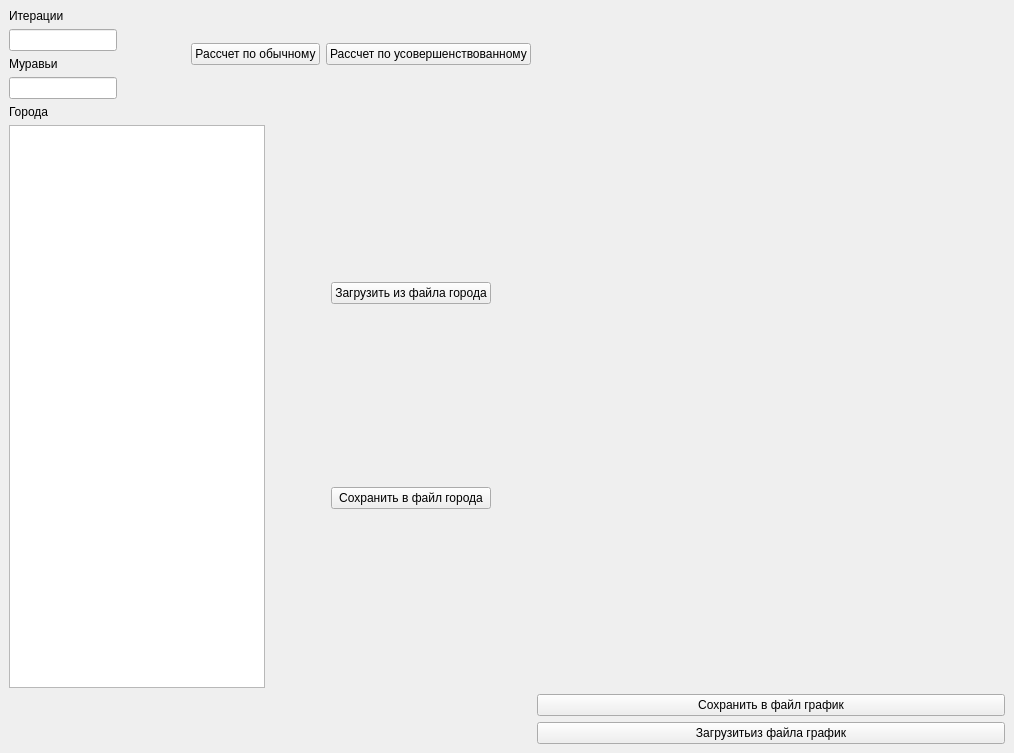
<?xml version="1.0" encoding="UTF-8"?>
<ui version="4.0">
 <class>MainWindow</class>
 <widget class="QMainWindow" name="MainWindow">
  <property name="geometry">
   <rect>
    <x>0</x>
    <y>0</y>
    <width>1014</width>
    <height>753</height>
   </rect>
  </property>
  <property name="windowTitle">
   <string>Демонстрация Qt5</string>
  </property>
  <widget class="QWidget" name="widget_central">
   <layout class="QVBoxLayout" name="vertical_layout">
    <item>
     <layout class="QGridLayout" name="gridLayout">
      <item row="9" column="5">
       <layout class="QVBoxLayout" name="verticalLayout_4"/>
      </item>
      <item row="9" column="3">
       <layout class="QVBoxLayout" name="verticalLayout_5"/>
      </item>
      <item row="8" column="2">
       <widget class="QPushButton" name="pushButton_2">
        <property name="text">
         <string>Загрузитьиз файла график</string>
        </property>
       </widget>
      </item>
      <item row="2" column="0">
       <layout class="QVBoxLayout" name="verticalLayout_6"/>
      </item>
      <item row="7" column="2">
       <widget class="QPushButton" name="pushButton">
        <property name="text">
         <string>Сохранить в файл график</string>
        </property>
       </widget>
      </item>
      <item row="2" column="2">
       <spacer name="horizontalSpacer">
        <property name="orientation">
         <enum>Qt::Horizontal</enum>
        </property>
        <property name="sizeHint" stdset="0">
         <size>
          <width>40</width>
          <height>20</height>
         </size>
        </property>
       </spacer>
      </item>
      <item row="6" column="1">
       <layout class="QVBoxLayout" name="verticalLayout_7">
        <item>
         <layout class="QHBoxLayout" name="horizontalLayout_4">
          <item>
           <layout class="QHBoxLayout" name="horizontalLayout_5">
            <item>
             <layout class="QVBoxLayout" name="verticalLayout_16">
              <item>
               <widget class="QLabel" name="label_3">
                <property name="text">
                 <string>Города</string>
                </property>
               </widget>
              </item>
              <item>
               <widget class="QListWidget" name="listWidget"/>
              </item>
             </layout>
            </item>
            <item>
             <spacer name="verticalSpacer">
              <property name="orientation">
               <enum>Qt::Vertical</enum>
              </property>
              <property name="sizeHint" stdset="0">
               <size>
                <width>20</width>
                <height>40</height>
               </size>
              </property>
             </spacer>
            </item>
            <item>
             <spacer name="horizontalSpacer_3">
              <property name="orientation">
               <enum>Qt::Horizontal</enum>
              </property>
              <property name="sizeHint" stdset="0">
               <size>
                <width>40</width>
                <height>20</height>
               </size>
              </property>
             </spacer>
            </item>
            <item>
             <layout class="QVBoxLayout" name="verticalLayout_18">
              <item>
               <widget class="QPushButton" name="pushButton_3">
                <property name="text">
                 <string>Зaгрузить из файла города</string>
                </property>
               </widget>
              </item>
              <item>
               <widget class="QPushButton" name="pushButton_4">
                <property name="text">
                 <string>Сохранить в файл города</string>
                </property>
               </widget>
              </item>
             </layout>
            </item>
            <item>
             <spacer name="horizontalSpacer_5">
              <property name="orientation">
               <enum>Qt::Horizontal</enum>
              </property>
              <property name="sizeHint" stdset="0">
               <size>
                <width>40</width>
                <height>20</height>
               </size>
              </property>
             </spacer>
            </item>
           </layout>
          </item>
         </layout>
        </item>
       </layout>
      </item>
      <item row="2" column="1">
       <layout class="QHBoxLayout" name="horizontalLayout_3">
        <item>
         <layout class="QVBoxLayout" name="verticalLayout_12">
          <item>
           <widget class="QLabel" name="label">
            <property name="text">
             <string>Итерации</string>
            </property>
           </widget>
          </item>
          <item>
           <widget class="QLineEdit" name="lineEdit"/>
          </item>
          <item>
           <widget class="QLabel" name="label_2">
            <property name="text">
             <string>Муравьи</string>
            </property>
           </widget>
          </item>
          <item>
           <widget class="QLineEdit" name="lineEdit_2"/>
          </item>
         </layout>
        </item>
        <item>
         <spacer name="horizontalSpacer_2">
          <property name="orientation">
           <enum>Qt::Horizontal</enum>
          </property>
          <property name="sizeHint" stdset="0">
           <size>
            <width>40</width>
            <height>20</height>
           </size>
          </property>
         </spacer>
        </item>
        <item>
         <widget class="QPushButton" name="pushButton_6">
          <property name="text">
           <string>Рассчет по обычному</string>
          </property>
         </widget>
        </item>
        <item>
         <widget class="QPushButton" name="pushButton_5">
          <property name="text">
           <string>Рассчет по усовершенствованному</string>
          </property>
         </widget>
        </item>
        <item>
         <layout class="QVBoxLayout" name="verticalLayout_13"/>
        </item>
       </layout>
      </item>
      <item row="6" column="2">
       <layout class="QVBoxLayout" name="verticalLayout">
        <item>
         <layout class="QVBoxLayout" name="verticalLayout_9"/>
        </item>
        <item>
         <layout class="QHBoxLayout" name="horizontalLayout_7">
          <item>
           <layout class="QVBoxLayout" name="verticalLayout_10"/>
          </item>
         </layout>
        </item>
       </layout>
      </item>
     </layout>
    </item>
   </layout>
  </widget>
  <widget class="QMenuBar" name="menu_bar">
   <property name="geometry">
    <rect>
     <x>0</x>
     <y>0</y>
     <width>1014</width>
     <height>21</height>
    </rect>
   </property>
  </widget>
 </widget>
 <resources/>
 <connections/>
</ui>
